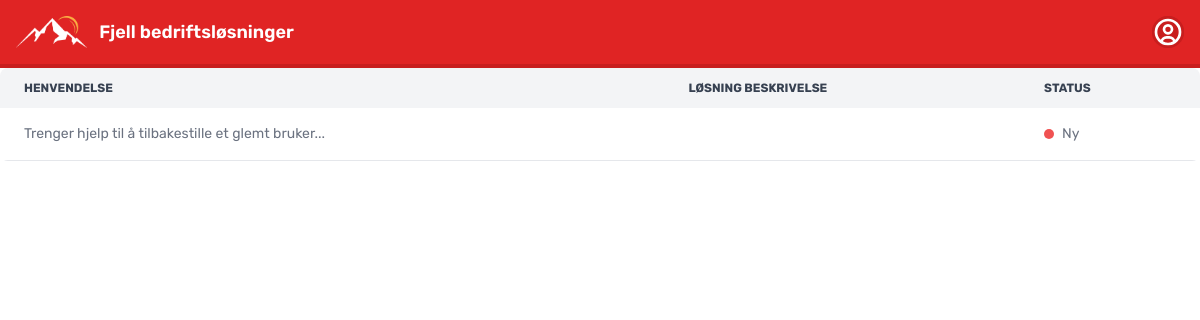
The app's page /ticket/received_ticket.php (signed in), older data.
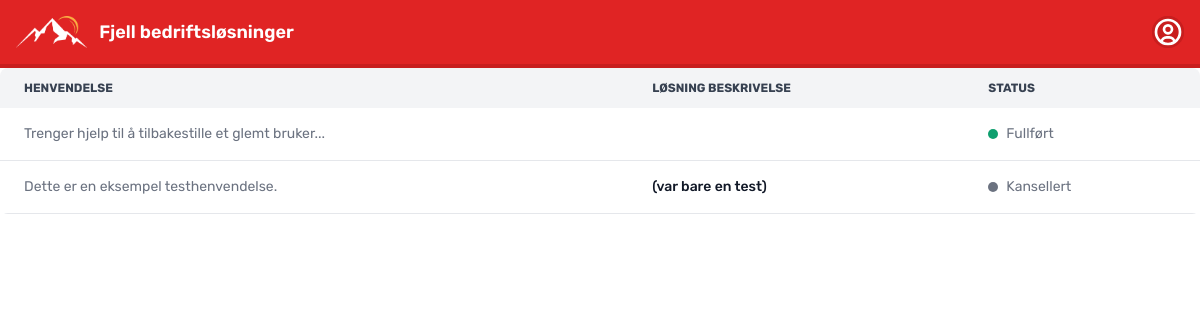
The same page, newer data.
### tables this page shows
CREATE TABLE `henvendelser` (
  `id` int(11) NOT NULL,
  `bruker_id` int(11) NOT NULL,
  `statuser_id` int(11) NOT NULL,
  `kategori_id` int(11) NOT NULL,
  `tidspunkt_opprettet` timestamp NOT NULL DEFAULT current_timestamp(),
  `beskrivelse` longtext NOT NULL,
  `loosning_beskrivelse` longtext DEFAULT NULL
);

CREATE TABLE `statuser` (
  `id` int(11) NOT NULL,
  `status` varchar(45) NOT NULL,
  `farge` varchar(45) DEFAULT NULL
);

### ticket/received_ticket.php (the view, shortened to what this page needs)
<?php
require_once '../db_connection.php';
$user_id = $_SESSION['user_id'];
$henvendelser_stmt = $conn->prepare("SELECT beskrivelse, loosning_beskrivelse, statuser_id FROM henvendelser WHERE bruker_id = ?");
$henvendelser_stmt->bind_param("i", $user_id);
$henvendelser_stmt->execute();
$henvendelser_result = $henvendelser_stmt->get_result();
?>
<!DOCTYPE html>
<html lang="en">
<head>
    <link href="https://cdn.jsdelivr.net/npm/tailwindcss@2.2.19/dist/tailwind.min.css" rel="stylesheet">
    <link href="https://cdnjs.cloudflare.com/ajax/libs/flowbite/2.3.0/flowbite.min.css" rel="stylesheet"/>
    <link rel="stylesheet" type="text/css" href="../style.css" />
</head>
<body>
<nav class="bg-red-600 dark:bg-gray-900 border-b-4 border-red-700">
    <div class="max-w-screen-xl flex flex-wrap items-center justify-between mx-auto p-4">
        <a href="" class="flex items-center space-x-3 rtl:space-x-reverse">
            <img src="../images/icon.png" class="h-8" alt="Logo" />
            <span class="hidden sm:block text-lg font-semibold whitespace-nowrap text-white">Fjell bedriftsløsninger</span>
        </a>
        <div class="flex items-center md:order-2 space-x-3 md:space-x-0 rtl:space-x-reverse">
            <button type="button" class="flex text-sm bg-red-700 rounded-full md:me-0 focus:ring-4 focus:ring-red-700" id="user-menu-button" aria-expanded="false" data-dropdown-toggle="user-dropdown" data-dropdown-placement="bottom">
            </button>
        </div>
    </div>
</nav>
<div class="relative overflow-x-auto sm:rounded-lg">
    <table class="w-full text-sm text-left rtl:text-right text-gray-500 dark:text-gray-400">
        <thead class="text-xs text-gray-700 uppercase bg-gray-100 dark:bg-gray-700 dark:text-gray-400">
            <tr>
                <th scope="col" class="px-6 py-3">
                    Henvendelse
                </th>
                <th scope="col" class="px-6 py-3">
                    Løsning beskrivelse
                </th>
                <th scope="col" class="px-6 py-3">
                    Status
                </th>
            </tr>
        </thead>
        <tbody>
            <?php while ($row = $henvendelser_result->fetch_assoc()): ?>
                <tr class="bg-white border-b dark:bg-gray-800 dark:border-gray-700">
                    <td class="px-6 py-4 text-gray-500 dark:text-gray-400 whitespace-nowrap">
                        <?php
                        $truncated_description = strlen($row['beskrivelse']) > 50 ? substr($row['beskrivelse'], 0, 50) . "..." : $row['beskrivelse'];
                        echo $truncated_description;
                        ?>
                    </td>
                    <td class="px-6 py-4 font-medium text-gray-900 whitespace-nowrap dark:text-gray-300">
                        <?php echo $row['loosning_beskrivelse']; ?>
                    </td>
                    <td class="px-6 py-4">
                        <div class="flex items-center">
                            <?php
                            $status_stmt = $conn->prepare("SELECT status, farge FROM statuser WHERE id = ?");
                            $status_stmt->bind_param("i", $row['statuser_id']);
                            $status_stmt->execute();
                            $status_result = $status_stmt->get_result();
                            $status_row = $status_result->fetch_assoc();
                            $status_name = $status_row['status'];
                            $status_color = $status_row['farge'];
                            ?>
                            <div class="h-2.5 w-2.5 rounded-full <?php echo $status_color; ?> me-2"></div>
                            <?php echo $status_name; ?>
                        </div>
                    </td>
                </tr>
            <?php endwhile; ?>
        </tbody>
    </table>
</div>
</body>
</html>

### style.css (style rules this page uses)
* { font-family: "Rubik", sans-serif; font-style: normal; }

Row changes from the older to the newer data that the page shows:
changed henvendelser "Trenger hjelp til å tilbakestille et glemt bruker...": statuser_id 0 → 2 (drawn); statuser.status "Ny" → "Fullført"
added henvendelser: beskrivelse "Dette er en eksempel testhenvendelse.", loosning_beskrivelse "(var bare en test)", statuser.status "Kansellert"
